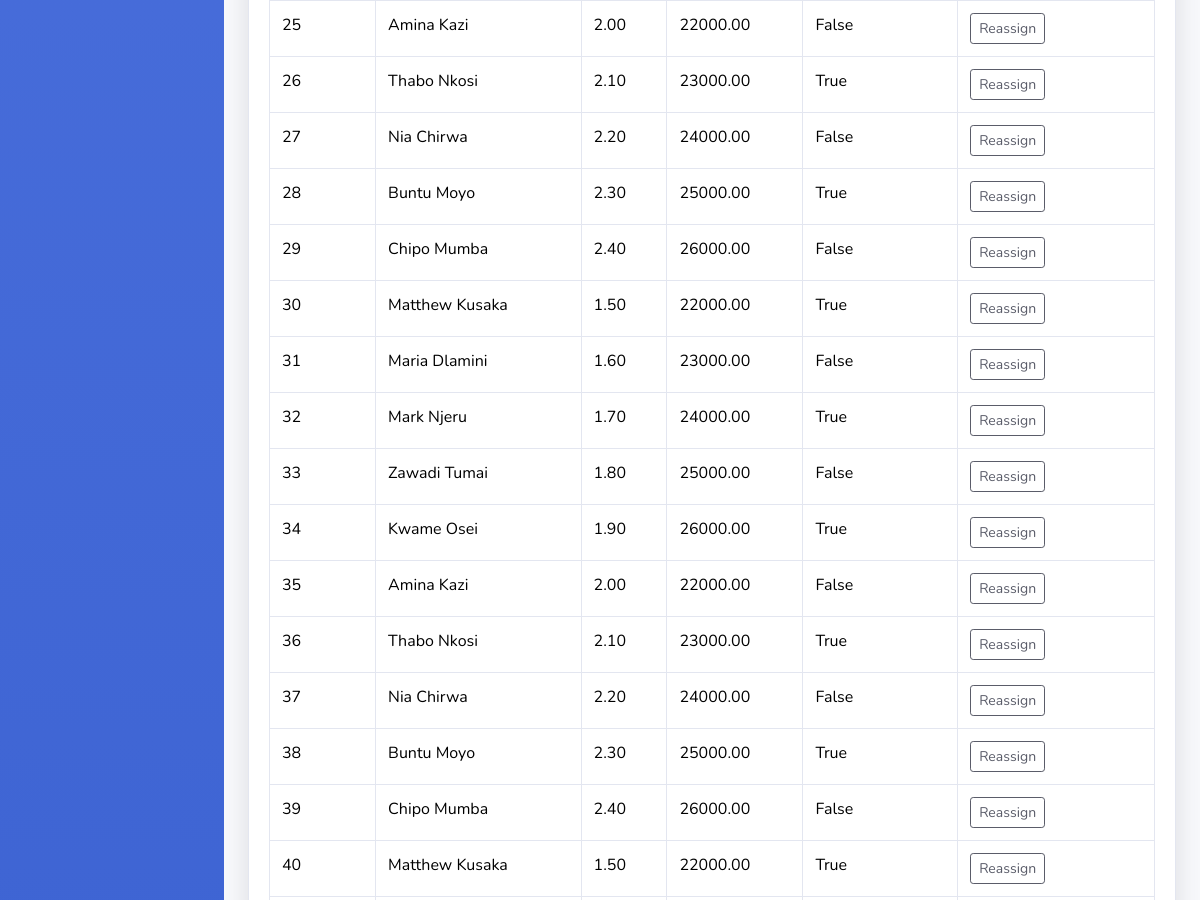
Before: /properties/ (middle part) with the older database file.
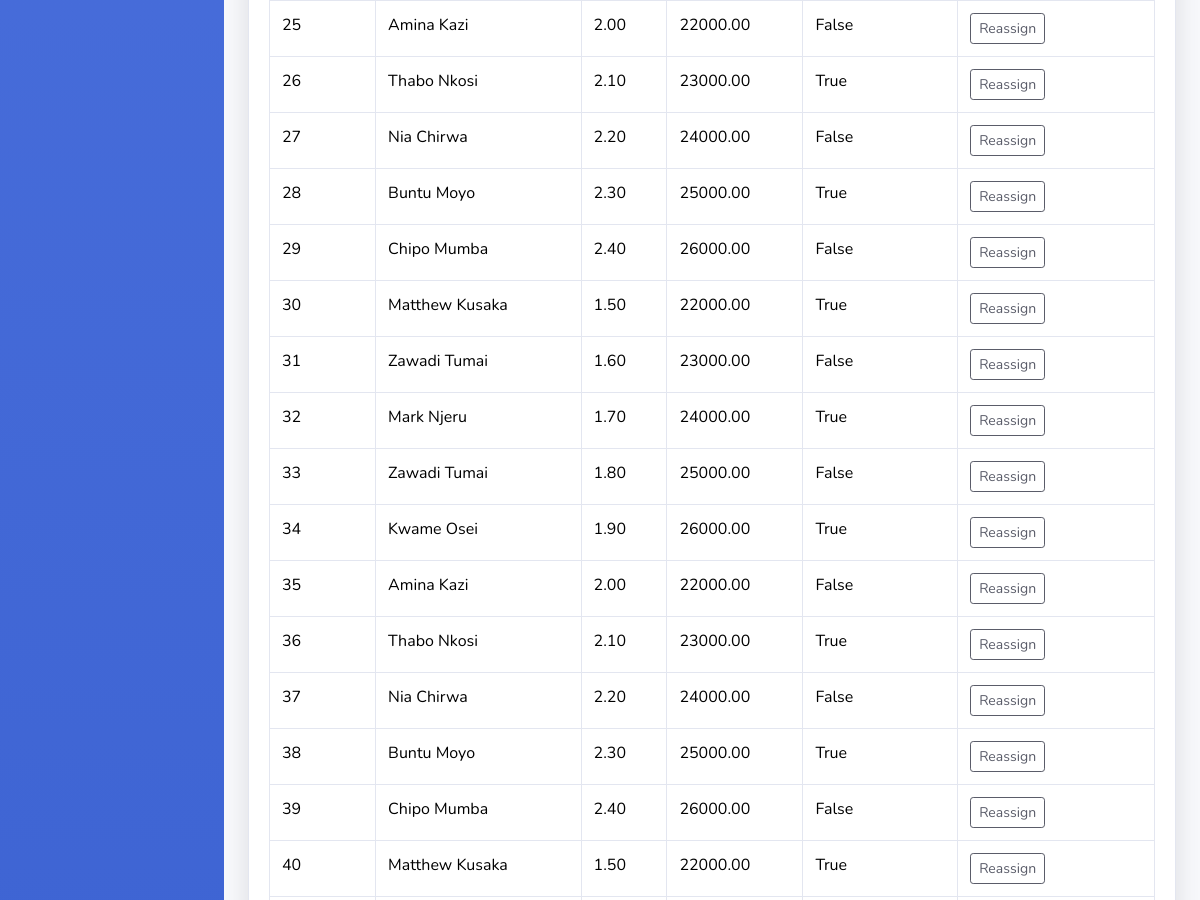
After: the same page with the newer database file.
### main/models.py (models this page shows, shortened)
class Properties(models.Model):
    lot_no = models.IntegerField(unique=True)
    tenant = models.ForeignKey(Tenants, on_delete=models.CASCADE, related_name='properties', null=True, blank=True)
    area = models.DecimalField(max_digits=5, decimal_places=2)
    price = models.DecimalField(max_digits=10, decimal_places=2)
    available = models.BooleanField(default=True)

class Tenants(models.Model):
    name = models.CharField(max_length=100)
    email = models.CharField(max_length=100)
    phone = models.CharField(max_length=15, unique=True)
    adm_no = models.CharField(max_length=100, unique=True)
    def __str__(self):
        return self.name

### main/views.py (the view)
# urls.py: path('properties/', views.properties_view, name='properties'),
def properties_view(request):
    lot_no = request.GET.get('lot_no', '')
    tenant = request.GET.get('tenant', '')
    min_area = request.GET.get('min_area', '')
    max_area = request.GET.get('max_area', '')
    price = request.GET.get('price', '')
    availability = request.GET.get('availability', '')
    properties = Properties.objects.all()
    if lot_no:
        properties = properties.filter(lot_no__icontains=lot_no)
    if tenant:
        properties = properties.filter(tenant__name__icontains=tenant)
    if min_area:
        properties = properties.filter(area__gte=min_area)
    if max_area:
        properties = properties.filter(area__lte=max_area)
    if price:
        properties = properties.filter(price__lte=price)
    if availability:
        properties = properties.filter(available=(availability == 'True'))
    return render(request, 'properties.html', {'properties': properties})

### templates/properties.html (shortened to what this page needs)
{% extends 'master.html' %}
{% load static %}
{% block content %}
    <div class="card shadow mb-4">
        <div class="card-body">
            <div class="table-responsive">
                <table class="table table-bordered" id="dataTable" width="100%" cellspacing="0">
                    <tbody>
                    {% for property in properties %}
                        <tr>
                            <td>{{ property.lot_no }}</td>
                            <td>{{ property.tenant }}</td>
                            <td>{{ property.area }}</td>
                            <td>{{ property.price }}</td>
                            <td>{{ property.available }}</td>
                            <td>
                                <a href="{% url 'assign_lot' property.lot_no %}" class="btn btn-outline-dark btn-sm">Reassign</a>
                            </td>
                        </tr>
                    {% endfor %}
                    </tbody>
                </table>
            </div>
        </div>
    </div>
{% endblock content %}

Changed rows visible on the page:
changed Properties (number 7 of 16 on the later page): tenant "Maria Dlamini" → "Zawadi Tumai"
